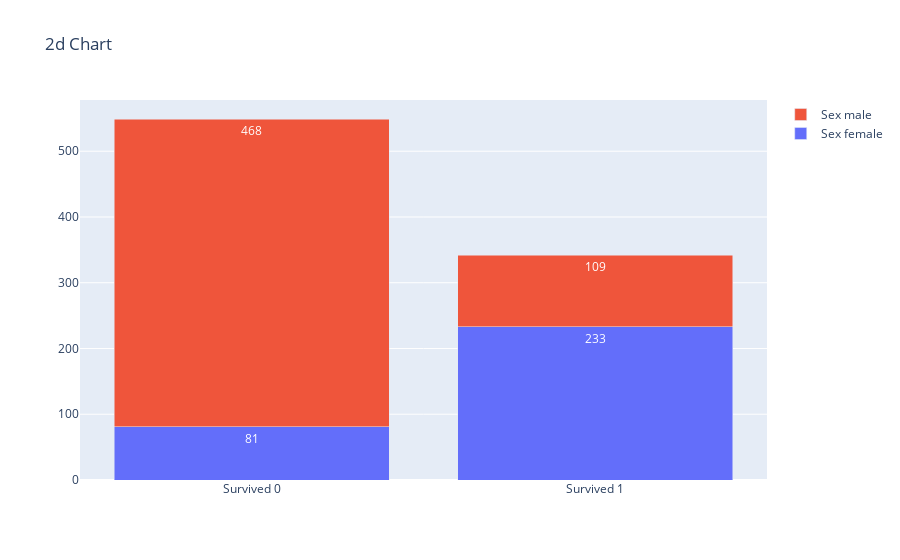

Here is the notebook cell this chart was saved with:
### Code cell
create_2d_category_chart(data, "Survived", "Sex")

### Figure 1 — Plotly figure (JSON) as saved in the notebook; plotly's stock layout.template omitted (floating-point values rounded to 4 significant figures)
{"data": [{"name": "Sex female", "textangle": 0, "textfont": {"color": "white"}, "textposition": "inside", "texttemplate": "%{y}", "type": "bar", "x": ["Survived 0", "Survived 1"], "y": [81, 233]}, {"name": "Sex male", "textangle": 0, "textfont": {"color": "white"}, "textposition": "inside", "texttemplate": "%{y}", "type": "bar", "x": ["Survived 0", "Survived 1"], "y": [468, 109]}], "layout": {"autosize": true, "barmode": "stack", "title": {"text": "2d Chart"}, "uniformtext": {"minsize": 10, "mode": "hide"}, "xaxis": {"autorange": true, "range": [-0.5, 1.5], "type": "category"}, "yaxis": {"autorange": true, "range": [0, 577.9], "type": "linear"}}}
